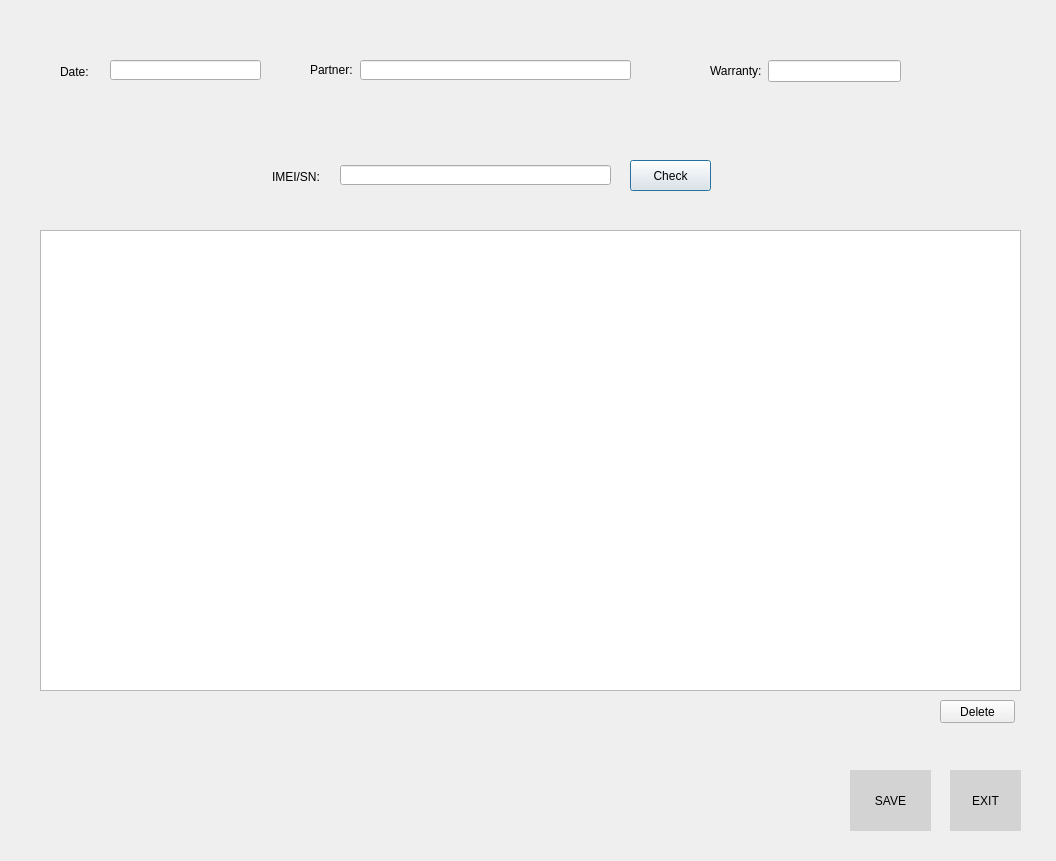
<?xml version="1.0" encoding="UTF-8"?>
<ui version="4.0">
 <class>Form</class>
 <widget class="QWidget" name="Form">
  <property name="geometry">
   <rect>
    <x>0</x>
    <y>0</y>
    <width>1056</width>
    <height>861</height>
   </rect>
  </property>
  <property name="windowTitle">
   <string>INCOMING RMAS</string>
  </property>
  <widget class="QLineEdit" name="partner">
   <property name="geometry">
    <rect>
     <x>360</x>
     <y>60</y>
     <width>271</width>
     <height>20</height>
    </rect>
   </property>
  </widget>
  <widget class="QLabel" name="label">
   <property name="geometry">
    <rect>
     <x>310</x>
     <y>60</y>
     <width>61</width>
     <height>20</height>
    </rect>
   </property>
   <property name="text">
    <string>Partner:</string>
   </property>
  </widget>
  <widget class="QToolButton" name="save">
   <property name="geometry">
    <rect>
     <x>850</x>
     <y>770</y>
     <width>81</width>
     <height>61</height>
    </rect>
   </property>
   <property name="styleSheet">
    <string notr="true">background:lightgray; </string>
   </property>
   <property name="text">
    <string>SAVE</string>
   </property>
   <property name="icon">
    <iconset resource="../app/icons.qrc">
     <normaloff>:/save</normaloff>:/save</iconset>
   </property>
   <property name="iconSize">
    <size>
     <width>24</width>
     <height>24</height>
    </size>
   </property>
   <property name="toolButtonStyle">
    <enum>Qt::ToolButtonTextUnderIcon</enum>
   </property>
   <property name="autoRaise">
    <bool>true</bool>
   </property>
  </widget>
  <widget class="QToolButton" name="exit">
   <property name="geometry">
    <rect>
     <x>950</x>
     <y>770</y>
     <width>71</width>
     <height>61</height>
    </rect>
   </property>
   <property name="styleSheet">
    <string notr="true">background:lightgray; </string>
   </property>
   <property name="text">
    <string>EXIT</string>
   </property>
   <property name="icon">
    <iconset resource="../app/icons.qrc">
     <normaloff>:/exit</normaloff>:/exit</iconset>
   </property>
   <property name="iconSize">
    <size>
     <width>24</width>
     <height>24</height>
    </size>
   </property>
   <property name="toolButtonStyle">
    <enum>Qt::ToolButtonTextUnderIcon</enum>
   </property>
   <property name="autoRaise">
    <bool>true</bool>
   </property>
  </widget>
  <widget class="QTableView" name="view">
   <property name="geometry">
    <rect>
     <x>40</x>
     <y>230</y>
     <width>981</width>
     <height>461</height>
    </rect>
   </property>
  </widget>
  <widget class="QLineEdit" name="sn">
   <property name="geometry">
    <rect>
     <x>340</x>
     <y>165</y>
     <width>271</width>
     <height>20</height>
    </rect>
   </property>
  </widget>
  <widget class="QPushButton" name="check">
   <property name="geometry">
    <rect>
     <x>630</x>
     <y>160</y>
     <width>81</width>
     <height>31</height>
    </rect>
   </property>
   <property name="text">
    <string>Check</string>
   </property>
   <property name="autoDefault">
    <bool>false</bool>
   </property>
   <property name="default">
    <bool>true</bool>
   </property>
  </widget>
  <widget class="QLabel" name="label_3">
   <property name="geometry">
    <rect>
     <x>272</x>
     <y>166</y>
     <width>51</width>
     <height>21</height>
    </rect>
   </property>
   <property name="text">
    <string>IMEI/SN:</string>
   </property>
  </widget>
  <widget class="QPushButton" name="pushButton_2">
   <property name="geometry">
    <rect>
     <x>940</x>
     <y>700</y>
     <width>75</width>
     <height>23</height>
    </rect>
   </property>
   <property name="text">
    <string>Delete</string>
   </property>
  </widget>
  <widget class="QLabel" name="label_4">
   <property name="geometry">
    <rect>
     <x>60</x>
     <y>65</y>
     <width>47</width>
     <height>13</height>
    </rect>
   </property>
   <property name="text">
    <string>Date:</string>
   </property>
  </widget>
  <widget class="QLineEdit" name="date">
   <property name="geometry">
    <rect>
     <x>110</x>
     <y>60</y>
     <width>151</width>
     <height>20</height>
    </rect>
   </property>
  </widget>
  <widget class="QWidget" name="">
   <property name="geometry">
    <rect>
     <x>710</x>
     <y>60</y>
     <width>191</width>
     <height>22</height>
    </rect>
   </property>
   <layout class="QHBoxLayout" name="horizontalLayout">
    <item>
     <widget class="QLabel" name="label_2">
      <property name="text">
       <string>Warranty:</string>
      </property>
     </widget>
    </item>
    <item>
     <widget class="QLineEdit" name="warranty">
      <property name="readOnly">
       <bool>true</bool>
      </property>
     </widget>
    </item>
   </layout>
  </widget>
 </widget>
 <resources>
  <include location="../app/icons.qrc"/>
 </resources>
 <connections/>
</ui>
